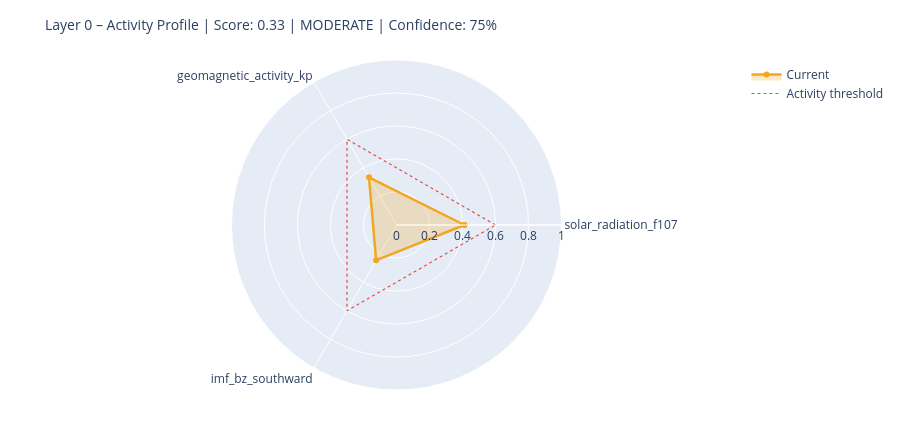

The cell this chart's notebook holds for it:
### Markdown cell above
---
## 6. State Assessment & Handoff to Layer 1

### Code cell
# ============================================================
# STEP 1 – Collect raw values with source modes
# Mode: 'primary' | 'fallback_3h' | 'last_valid' | 'missing'
# ============================================================

def safe_last(df, col):
    if df is None or col not in df.columns: return None
    s = df[col].dropna()
    return float(s.iloc[-1]) if not s.empty else None

f107_now = safe_last(df_f107, 'f10.7')
bz_now   = safe_last(df_mag,  'bz_gsm')
kp_now   = safe_last(df_kp,   'kp')
sw_now   = safe_last(df_sw,   'speed')

source_modes = {
    'F10.7':    'primary'  if f107_now is not None else 'missing',
    'Kp':       'primary'  if kp_now   is not None else 'missing',
    'IMF_Bz':   'primary'  if bz_now   is not None else 'missing',
    'SW_speed': 'primary'  if sw_now   is not None else 'missing',
}

# Kp Fallback – 3h endpoint
if kp_now is None:
    try:
        r = requests.get(
            'https://services.swpc.noaa.gov/json/noaa-planetary-k-index.json',
            timeout=10)
        r.raise_for_status()
        fb = pd.DataFrame(r.json())
        tc = next((c for c in fb.columns if 'time' in c.lower()), fb.columns[0])
        kc = next((c for c in fb.columns if 'kp' in c.lower() and c != tc), None)
        if kc:
            fb[kc] = fb[kc].astype(str).str.extract(r'([0-9]+(?:\.[0-9]*)?)')[0]
            fb[kc] = pd.to_numeric(fb[kc], errors='coerce')
            fb = fb[fb[kc] >= 0].dropna(subset=[kc])
            if not fb.empty:
                kp_now = float(fb[kc].iloc[-1])
                source_modes['Kp'] = 'fallback_3h'
                print(f'  Kp fallback (3h): {kp_now:.1f}')
    except Exception as e:
        print(f'  Kp fallback failed: {e}')

# Solar Wind Fallback – last valid value
if sw_now is None and df_sw is not None and 'speed' in df_sw.columns:
    s = df_sw['speed'].dropna()
    if not s.empty:
        sw_now = float(s.iloc[-1])
        source_modes['SW_speed'] = 'last_valid'
        print(f'  SW fallback (last_valid): {sw_now:.0f} km/s')

print()
print('Source modes:', source_modes)

# ============================================================
# STEP 2 – Score from available components only
# ============================================================

def norm(v, lo, hi):
    if v is None: return None
    return max(0.0, min(1.0, (v - lo) / (hi - lo)))

COMPONENTS = {
    'solar_radiation_f107':    (f107_now, norm(f107_now, 60, 250)),
    'geomagnetic_activity_kp': (kp_now,   norm(kp_now,   0,   9)),
    'imf_bz_southward':        (bz_now,   norm(-(bz_now or 0) if bz_now else None, -5, 30)
                                           if bz_now is not None else None),
    'solar_wind_speed':        (sw_now,   norm(sw_now, 300, 800)),
}

available   = {k: v[1] for k, v in COMPONENTS.items() if v[1] is not None}
unavailable = [k for k, v in COMPONENTS.items() if v[1] is None]

layer0_score = round(sum(available.values()) / len(available), 4) if available else None
confidence   = round(len(available) / len(COMPONENTS), 2)

level = ('unknown'  if layer0_score is None
         else 'calm'     if layer0_score < 0.3
         else 'moderate' if layer0_score < 0.6
         else 'active')

# ============================================================
# STEP 3 – Dominant Driver
# ============================================================

def dominant_driver(kp, f107, bz, sw):
    candidates = []
    if kp   is not None and kp   >= 4:   candidates.append(('geomagnetic',    kp / 9))
    if sw   is not None and sw   >= 500:  candidates.append(('solar_wind',     sw / 800))
    if bz   is not None and bz   <= -5:   candidates.append(('imf_southward',  abs(bz) / 30))
    if f107 is not None and f107 >= 150:  candidates.append(('solar_radiation',f107 / 250))
    return max(candidates, key=lambda x: x[1])[0] if candidates else 'none'

driver = dominant_driver(kp_now, f107_now, bz_now, sw_now)

# ============================================================
# STEP 4 – Downstream expectations
# ============================================================

def downstream_expectation(driver, score, kp, bz, f107):
    exp = {
        'magnetosphere':        'calm',
        'ionosphere':           'calm',
        'schumann_resonance':   'unchanged',
        'lithosphere_currents': 'low',
    }
    if driver == 'geomagnetic' or (kp and kp >= 5):
        exp['magnetosphere']        = 'compressed / storm'
        exp['ionosphere']           = 'elevated disturbance (TEC variability)'
        exp['schumann_resonance']   = 'elevated amplitude possible'
        exp['lithosphere_currents'] = 'elevated induction currents'
    elif driver == 'imf_southward' or (bz and bz <= -5):
        exp['magnetosphere']        = 'energy coupling active'
        exp['ionosphere']           = 'elevated electron density possible'
        exp['schumann_resonance']   = 'slight modulation possible'
    elif driver == 'solar_radiation' or (f107 and f107 >= 150):
        exp['ionosphere']           = 'elevated ionization (F-layer)'
        exp['schumann_resonance']   = 'slightly elevated background activity'
    return exp

downstream = downstream_expectation(driver, layer0_score, kp_now, bz_now, f107_now)

# ============================================================
# CONSOLE OUTPUT
# ============================================================

W = 58
print('=' * W)
print('LAYER 0 – STATE ASSESSMENT')
print('=' * W)
for name, (raw_v, score_v) in COMPONENTS.items():
    if score_v is not None:
        bar = '█' * int(score_v * 20) + '░' * (20 - int(score_v * 20))
        print(f'  {name:<35}  {bar}  {score_v:.2f}')
    else:
        print(f'  {name:<35}  {"─" * 20}  n/a')
print('-' * W)
print(f'  Score ({len(available)}/{len(COMPONENTS)} components):  {layer0_score:.3f}')
print(f'  Confidence:         {confidence:.0%}')
print(f'  Level:              {level.upper()}')
print(f'  Dominant Driver:    {driver}')

# Radar chart
cats = list(available.keys())
vals = list(available.values())
if len(cats) >= 3:
    fig = go.Figure()
    fig.add_trace(go.Scatterpolar(
        r=vals + [vals[0]], theta=cats + [cats[0]],
        fill='toself', fillcolor='rgba(242,166,35,0.25)',
        line=dict(color='#F2A623', width=2.5), name='Current'
    ))
    fig.add_trace(go.Scatterpolar(
        r=[0.6] * (len(cats) + 1), theta=cats + [cats[0]],
        line=dict(color='#E24B4A', dash='dot', width=1.2),
        mode='lines', name='Activity threshold'
    ))
    fig.update_layout(
        title=dict(text=f'Layer 0 – Activity Profile | Score: {layer0_score:.2f} | {level.upper()} | Confidence: {confidence:.0%}',
                   font=dict(size=14)),
        polar=dict(radialaxis=dict(visible=True, range=[0, 1])),
        height=430, showlegend=True,
        margin=dict(l=60, r=60, t=60, b=40)
    )
    fig.show()

### Figure 1 — Plotly figure (JSON) as saved in the notebook; plotly's stock layout.template omitted (floating-point values rounded to 4 significant figures)
{"data": [{"fill": "toself", "fillcolor": "rgba(242,166,35,0.25)", "line": {"color": "#F2A623", "width": 2.5}, "name": "Current", "r": [0.4116, 0.3333, 0.2471, 0.4116], "theta": ["solar_radiation_f107", "geomagnetic_activity_kp", "imf_bz_southward", "solar_radiation_f107"], "type": "scatterpolar"}, {"line": {"color": "#E24B4A", "dash": "dot", "width": 1.2}, "mode": "lines", "name": "Activity threshold", "r": [0.6, 0.6, 0.6, 0.6], "theta": ["solar_radiation_f107", "geomagnetic_activity_kp", "imf_bz_southward", "solar_radiation_f107"], "type": "scatterpolar"}], "layout": {"height": 430, "margin": {"b": 40, "l": 60, "r": 60, "t": 60}, "polar": {"radialaxis": {"range": [0, 1], "visible": true}}, "showlegend": true, "title": {"font": {"size": 14}, "text": "Layer 0 – Activity Profile | Score: 0.33 | MODERATE | Confidence: 75%"}}}
